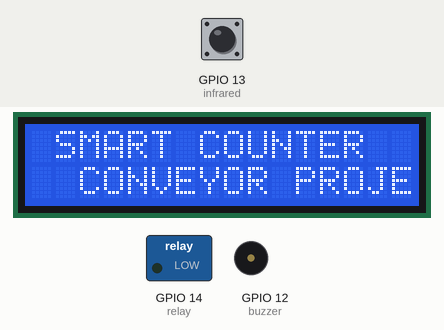
This sketch was run on a simulated ESP8266 (NodeMCU). Parts: 16×2 character LCD, switched loads named in the sketch (green lamp = pin HIGH), buzzer (waves = sounding, pin HIGH). The inputs (shaded band) are chosen by the test bench; at power-on: GPIO 13 (infrared) LOW. WiFi joins after 1.5 s; servers stay silent unless stated; uploads are accepted with an empty reply; what the sketch prints to the serial monitor is not drawn.

Above: at 0.2 s.
At 6.3 s:
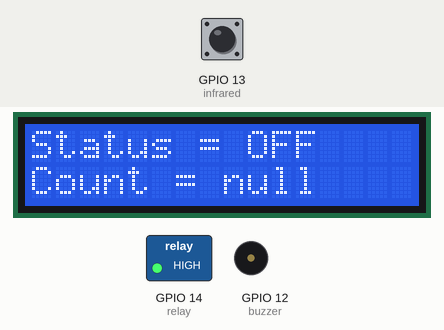
6.4 s: GPIO 13 (infrared) pulsed HIGH 2 times (0.12 s each, 0.3 s apart)
At 7.31 s:
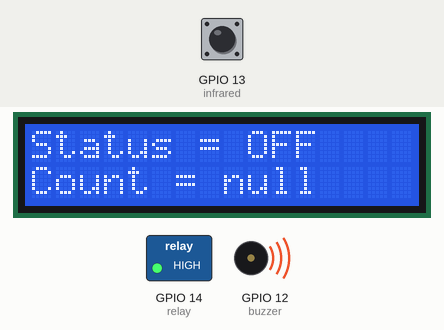
Timing chart, 0 to 9.4 s (numbered marks = the images above; inputs shaded):
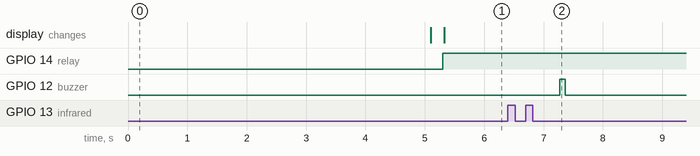

The sketch:

smartcounter_arduino.ino
```cpp
#ifdef ESP32
  #include <WiFi.h>
  #include <HTTPClient.h>
#else
  #include <ESP8266WiFi.h>
  #include <ESP8266HTTPClient.h>
  #include <WiFiClient.h>
#endif

#include <ArduinoJson.h>
#include <LiquidCrystal_I2C.h>

const char* ssid     = "xxxxxxxx"; //masukkan ssid
const char* password = "xxxxxxxxxxxx"; //masukkan password

//Sesuaikan dengan addres i2c dan ukuran LCD yg digunakan
LiquidCrystal_I2C lcd(0x27, 16, 2);

const int buzzer   = 12; //D6 Nodemcu
const int infrared = 13; //D7 Nodemcu
const int relay = 14; // D5 Nodemcu

String KEY_API = "abc123";


boolean Object = false;
String deviceState;
int id = 1; //id device

void setup () {

  Serial.begin(115200);
  WiFi.begin(ssid, password);
  lcd.begin();
  lcd.setCursor(0,0);
  lcd.print(" SMART COUNTER   ");
  lcd.setCursor(0,1);
  lcd.print("  CONVEYOR PROJECT   ");
  delay(5000);
  lcd.clear();

   pinMode(buzzer, OUTPUT);
   pinMode(infrared, INPUT);
   pinMode(relay, OUTPUT);

  while (WiFi.status() != WL_CONNECTED) {

    delay(1000);
    Serial.println("Connecting..");

  }

  if(WiFi.status() == WL_CONNECTED){
    Serial.println("Connected!!!");
  }
  else{
    Serial.println("Connected Failed!!!");
  }

}

void loop() {

  if (WiFi.status() == WL_CONNECTED) {

    HTTPClient http;
    int readSensor = digitalRead(infrared);
    //ganti dengan ipaddress komputer anda
    String url = "http://192.168.1.10/smartcounter/getdata.php?";
    http.begin(url + "key_api=" + KEY_API + "&id=" +String(id)+ "&sensor_state=" + String(readSensor));
    int httpCode = http.GET();

    if (httpCode > 0) {
      char json[500];
      String payload = http.getString();
      payload.toCharArray(json, 500);

      //StaticJsonDocument<200> doc;
      DynamicJsonDocument doc(JSON_OBJECT_SIZE(7));

     // Deserialize the JSON document
       deserializeJson(doc, json);

       String Max   = doc["max"];
       String count = doc["count"];
       String Mode  = doc["mode"];
       String btn   = doc["btn_state"];

       Serial.print("HTTP Code= ");
       Serial.println(httpCode);
       Serial.print("Count = ");
       Serial.println(count);
       Serial.print("Relay = ");
       Serial.println(btn);
       Serial.println("");
       Serial.println(readSensor);

     if(btn == "0"){
        digitalWrite(relay, LOW);
        deviceState = "ON";
      }
      else{
        digitalWrite(relay, HIGH);
        deviceState = "OFF";
      }

     if (readSensor == 1 && Object == false){
         Object = true;
     }
     else if(readSensor == 0 && Object == true){
         Object = false;
         digitalWrite(buzzer, HIGH);
         delay(100);
         digitalWrite(buzzer, LOW);
         delay(100);
     }


         lcd.setCursor(0,0);
         lcd.print("Status = ");
         lcd.print(deviceState);
         lcd.print("  ");
         lcd.setCursor(0,1);
         lcd.print("Count = ");
         lcd.print(count);
         lcd.print("  ");

      delay(100);
    }

    http.end();

  }

}
```

Measured:
- after the input at 6.4 s, GPIO 12 (buzzer): LOW → HIGH after 0.87 s, → LOW 0.10 s later
